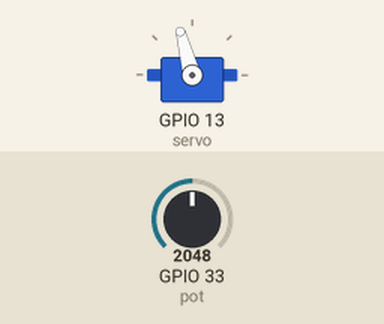
Bench run of a program on a simulated ESP32 board running MicroPython. On the bench: servo. The inputs (shaded band) are chosen by the test bench; at power-on: GPIO 33 (pot) = 2048 (analog values on the 0–4095 scale). Servo angles are drawn from the pulse width (0.5 ms = 0°, 2.5 ms = 180°).

Above: at 1.2 s.
1.3 s: GPIO 33 (pot) set to 2866
At 2.0 s:
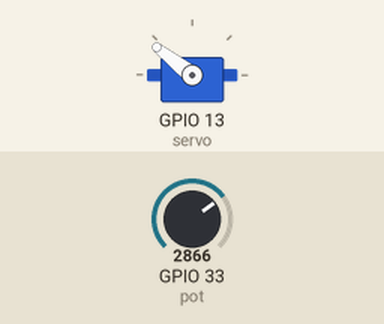
2.8 s: GPIO 33 (pot) set to 3603
At 3.2 s:
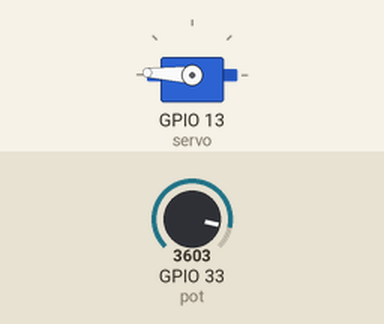
4.3 s: GPIO 33 (pot) set to 4095
At 5.5 s:
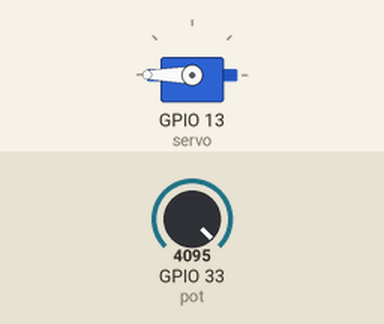
5.8 s: GPIO 33 (pot) set to 1228
At 6.7 s:
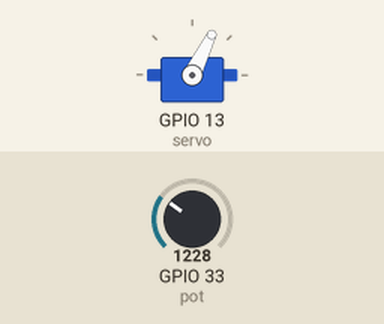
7.3 s: GPIO 33 (pot) set to 491
At 7.8 s:
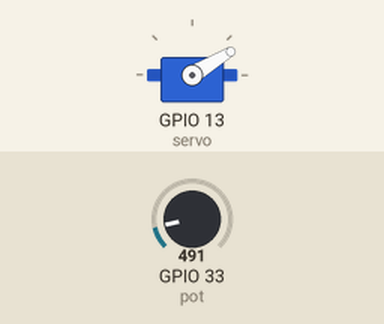
Timing chart, 0 to 9.8 s (numbered marks = the images above; inputs shaded):
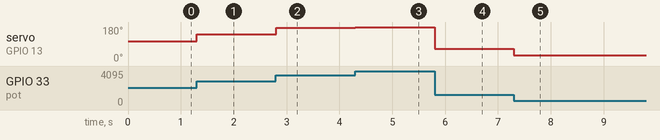

Measured:
- after the input at 1.3 s, servo on GPIO 13 (servo): 105° → 142° at once
- after the input at 2.8 s, servo on GPIO 13 (servo): 142° → 177° at once
- after the input at 4.3 s, servo on GPIO 13 (servo): 177° → 180° at once
- after the input at 5.8 s, servo on GPIO 13 (servo): 180° → 64° at once
- after the input at 7.3 s, servo on GPIO 13 (servo): 64° → 31° at once

The program:

pot_servo_control.py
```python
import machine
import time

POT_PIN = 33 # any ADC capable pin
SERVO_PIN = 13 # can be any PWM capable pin

servo = machine.PWM(machine.Pin(SERVO_PIN), freq=50, duty=0)

# potentiometer set up
pot = machine.ADC(machine.Pin(POT_PIN))
pot.atten(machine.ADC.ATTN_11DB) # full range: 3.3V
pot.width(machine.ADC.WIDTH_12BIT) # default, highest resolution, range: 0 to 4095

servo_duty = 0

def updateServo():
    servo.duty(servo_duty)

def updatePot():
    global servo_duty
    pot_value = pot.read() # gets raw output data from potentiometer
    # scales raw pot. output from 4095 to 180
    pot_angle = pot_value * 180 / 4095
    # adjusts variable from 0-180 scale, to 30-140 scale
    servo_duty = int(pot_angle * 11/18) + 30

while True:
    updatePot()
    updateServo()
```
